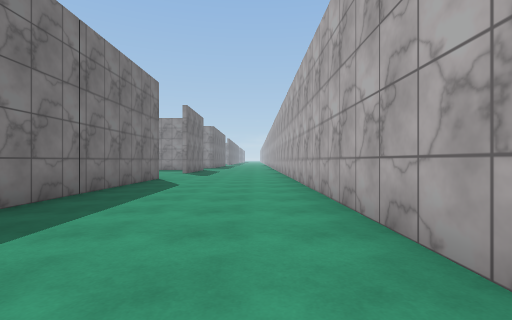
View 1 (above)

12 first-person views from a walk through a 3-D level made in the Unity game engine. The camera is 1.2 m above the floor, looks level and sees 85° across. The floor is counted in squares, 2 m on a side. Each view is taken from the middle of a square. On the plan, view 1 faces up. The plan holds only what a view shows up to about 9 squares ahead; the rest is blank. The place goes on beyond the plan. The player is left out. Surface patterns are stand-ins for the level's own textures.

View 2
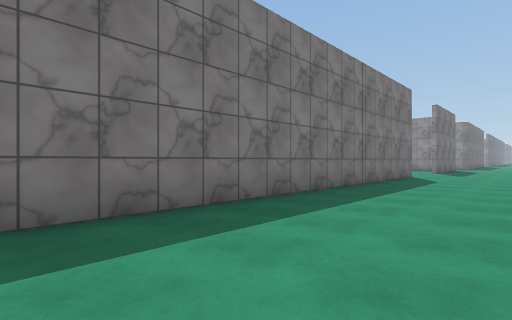

View 3
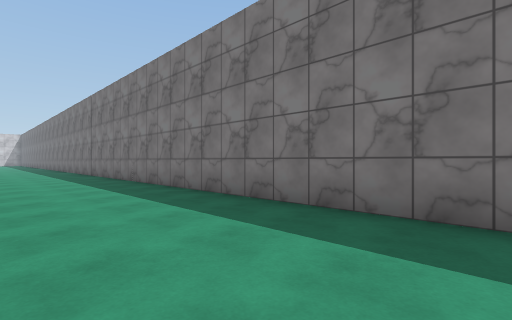

View 4
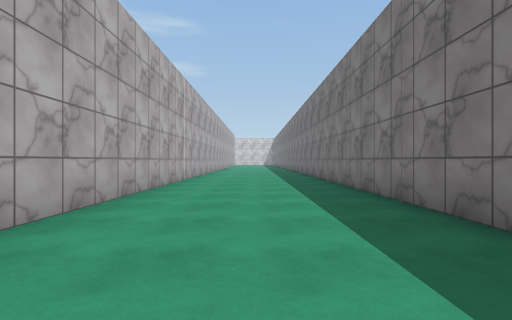

View 5
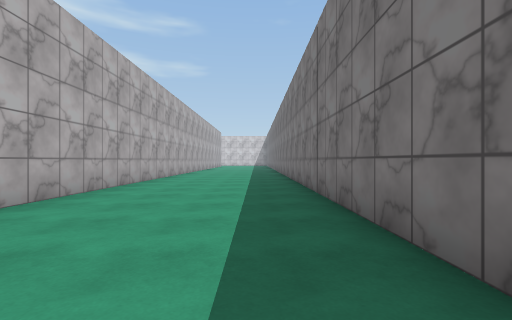

View 6
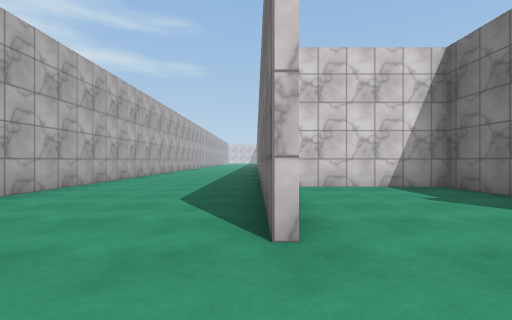

View 7
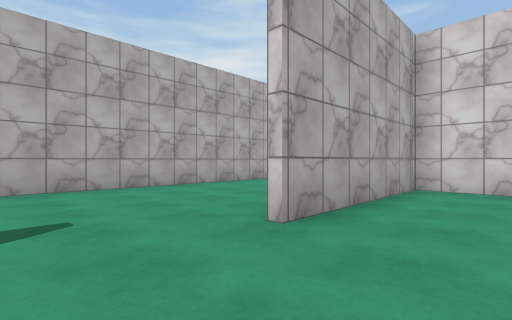

View 8
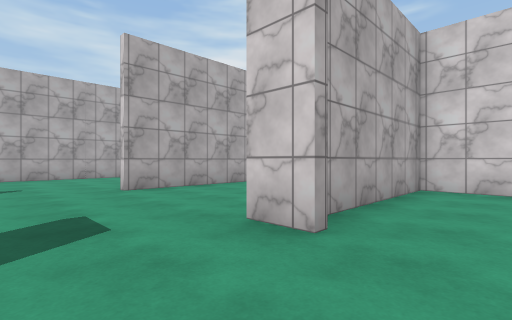

View 9
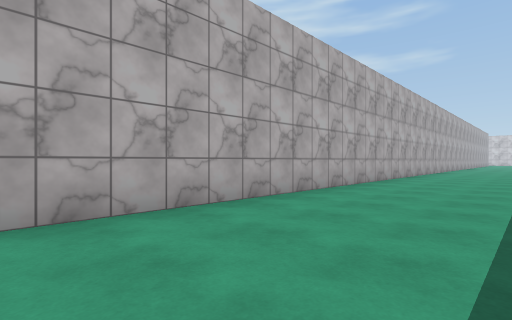

View 10
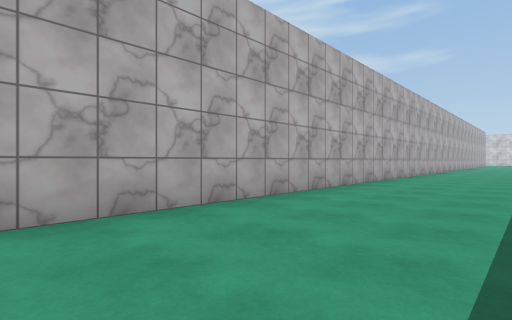

View 11
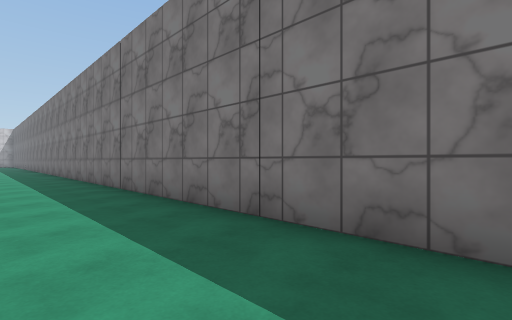

View 12
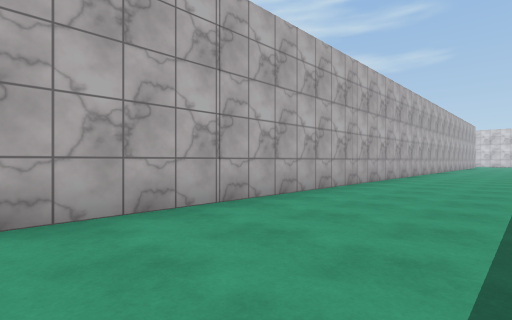

### Floor plan
Points are (right, up) in squares from view 1. A wall is a line through its corners. A room is listed if a view was taken in it or the views show most of it. See-through windows are left out.
Room 1 (views 1, 2, 3, 4, 5, 6, 7, 9, 10, 11, 12)
walls: (-7.2, 6.5) (-7.2, 4.8) (-3.3, 4.8) (-3.3, 9); (-3.1, 8.9) (-3.1, -15.5); (1.2, -15) (1.2, 10.8)
ways out: opening at (-7, 10.5) to room 2
Room 2 (view 8)
walls: (-7.8, 9) (-6.9, 9); (-8.8, 4.8) (-7.4, 4.8) (-7.4, 8.4)
ways out: opening at (-7, 10.5) to room 1

Where each view was taken, in squares from view 1:
view 1: 0 up, 0 right, facing up
view 2: 2 down, 0 right, facing up-left
view 3: 1 up, 0 right, facing down-left
view 4: 3 down, 1 left, facing down
view 5: 6 down, 2 left, facing down
view 6: 11 up, 3 left, facing down
view 7: 11 up, 5 left, facing down-right
view 8: 11 up, 9 left, facing down-right
view 9: 3 up, 2 left, facing down-right
view 10: 1 up, 2 left, facing down-right
view 11: 5 down, 1 left, facing down-left
view 12: 5 down, 2 left, facing down-right
